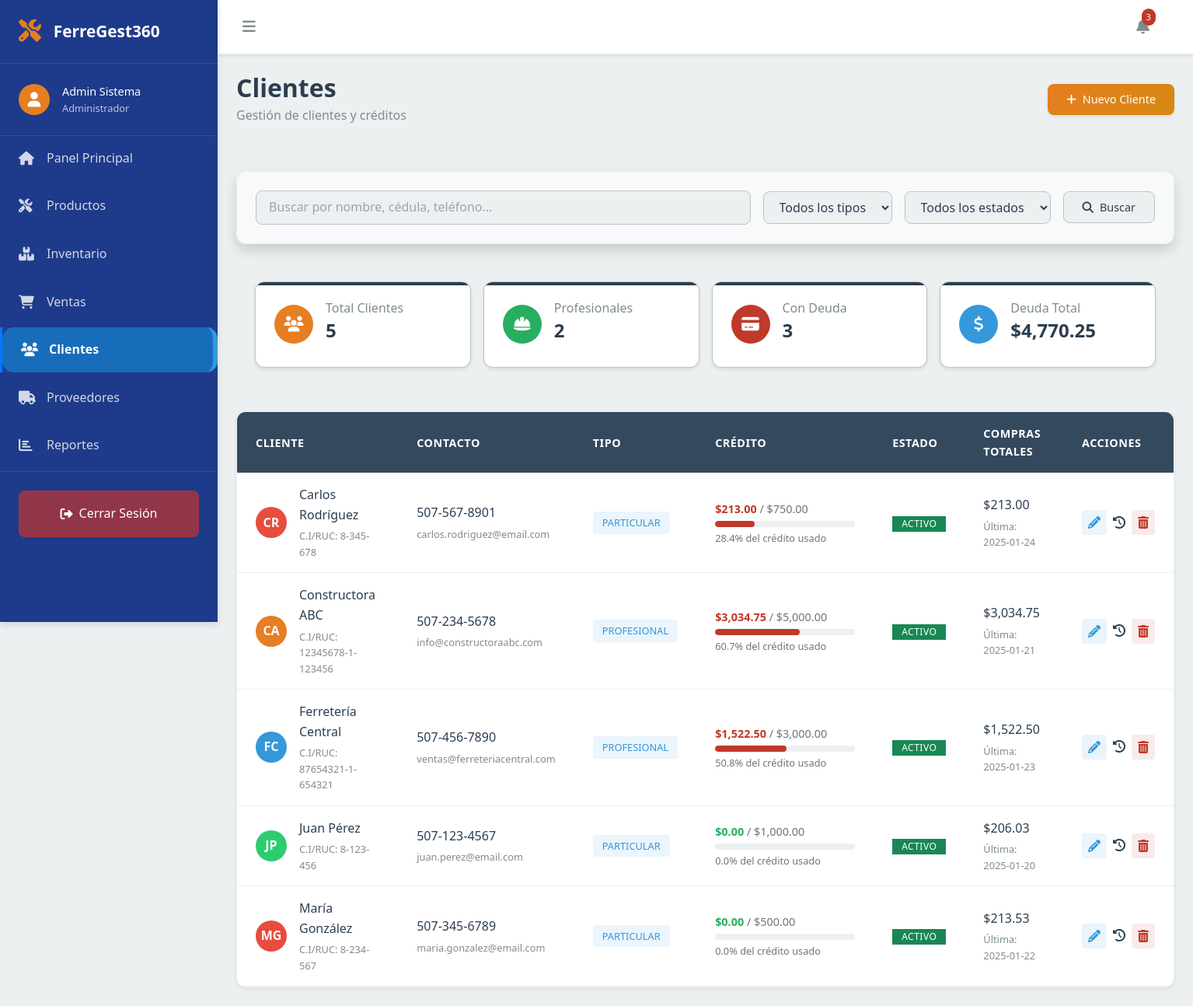
/public/clientes.php, run on the app's committed database.
### tables this page shows
CREATE TABLE `clientes` (
  `id` int(11) NOT NULL,
  `empresa_id` int(11) NOT NULL,
  `codigo` varchar(20) DEFAULT NULL,
  `tipo_cliente` enum('natural','juridico') NOT NULL,
  `cedula_ruc` varchar(20) DEFAULT NULL,
  `nombre` varchar(150) NOT NULL,
  `razon_social` varchar(200) DEFAULT NULL,
  `direccion` text DEFAULT NULL,
  `telefono` varchar(20) DEFAULT NULL,
  `email` varchar(100) DEFAULT NULL,
  `limite_credito` decimal(10,2) DEFAULT 0.00,
  `dias_credito` int(11) DEFAULT 0,
  `descuento_porcentaje` decimal(5,2) DEFAULT 0.00,
  `activo` tinyint(1) DEFAULT 1,
  `fecha_registro` timestamp NOT NULL DEFAULT current_timestamp()
);

### public/clientes.php (the view, shortened to what the rows shown need)
<?php
require_once '../config/connection.php';
function obtenerClientesPaginados($empresa_id = 1, $pagina = 1, $por_pagina = 20, $filtros = [])
{
    $offset = ($pagina - 1) * $por_pagina;
    $where_conditions = ["c.empresa_id = ?"];
    $params = [$empresa_id];
    $where_clause = implode(" AND ", $where_conditions);
    $sql = "
    SELECT
        c.id, c.codigo, c.tipo_cliente, c.cedula_ruc, c.nombre, c.razon_social, c.direccion,
        c.telefono, c.email, c.limite_credito, c.dias_credito, c.descuento_porcentaje, c.activo, c.fecha_registro,
        COALESCE(COUNT(fv.id), 0) as total_facturas,
        COALESCE(SUM(CASE WHEN fv.estado = 'pagada' THEN fv.total ELSE 0 END), 0) as total_pagado,
        COALESCE(SUM(CASE WHEN fv.estado IN ('pendiente', 'vencida') THEN fv.total ELSE 0 END), 0) as deuda_actual,
        COALESCE(MAX(fv.fecha_factura), 'N/A') as ultima_compra,
        CASE WHEN c.tipo_cliente = 'juridico' THEN 'Profesional' ELSE 'Particular' END as tipo_cliente_desc,
        CASE WHEN c.activo = 1 THEN 'Activo' ELSE 'Inactivo' END as estado_desc,
        CASE WHEN c.limite_credito > 0 THEN ROUND((COALESCE(SUM(CASE WHEN fv.estado IN ('pendiente', 'vencida') THEN fv.total ELSE 0 END), 0) / c.limite_credito) * 100, 1) ELSE 0 END as porcentaje_credito_usado,
        CASE WHEN c.limite_credito > 0 AND COALESCE(SUM(CASE WHEN fv.estado IN ('pendiente', 'vencida') THEN fv.total ELSE 0 END), 0) > 0 THEN 'danger' WHEN c.limite_credito > 0 AND COALESCE(SUM(CASE WHEN fv.estado IN ('pendiente', 'vencida') THEN fv.total ELSE 0 END), 0) = 0 THEN 'success' ELSE 'secondary' END as estado_credito_clase
    FROM clientes c
    LEFT JOIN facturas_venta fv ON c.id = fv.cliente_id
    WHERE $where_clause
    GROUP BY c.id
    ORDER BY c.nombre ASC
    LIMIT $por_pagina OFFSET $offset";
    try {
        $stmt = ejecutarConsulta($sql, $params);
        return $stmt->fetchAll(PDO::FETCH_ASSOC);
    } catch (Exception $e) {
        return [];
    }
}
include 'partials/head.php';
$pagina_actual = isset($_GET['pagina']) ? (int)$_GET['pagina'] : 1;
$clientes_por_pagina = 20;
$busqueda = isset($_GET['busqueda']) ? trim($_GET['busqueda']) : '';
$tipo_cliente = isset($_GET['tipo_cliente']) ? $_GET['tipo_cliente'] : '';
$estado = isset($_GET['estado']) ? $_GET['estado'] : '';
$filtros = [];
$empresa_id = 1;
$clientes = obtenerClientesPaginados($empresa_id, $pagina_actual, $clientes_por_pagina, $filtros);
include 'partials/head.php';
?>
<body>
    <div id="dashboardScreen" class="dashboard-container">
        <main class="main-content">
            <?php include 'partials/header.php'; ?>
            <div class="content-area">
                <div class="page-header">
                    <div>
                        <h1>Clientes</h1>
                    </div>
                </div>
                <div class="data-table">
                    <?php if (empty($clientes)): ?>
                        <div class="empty-state">
                            <i class="fas fa-users fa-3x text-muted mb-3"></i>
                            <h3>No se encontraron clientes</h3>
                            <p>No hay clientes que coincidan con los filtros aplicados.</p>
                            <?php if (!empty($busqueda) || !empty($tipo_cliente) || $estado !== ''): ?>
                                <a href="clientes.php" class="btn-primary">Ver todos los clientes</a>
                            <?php endif; ?>
                        </div>
                    <?php else: ?>
                        <table>
                            <thead>
                                <tr>
                                    <th>Cliente</th>
                                    <th>Contacto</th>
                                    <th>Tipo</th>
                                    <th>Crédito</th>
                                    <th>Estado</th>
                                    <th>Compras Totales</th>
                                    <th>Acciones</th>
                                </tr>
                            </thead>
                            <tbody>
                                <?php foreach ($clientes as $cliente): ?>
                                    <tr>
                                        <td>
                                            <div class="client-cell">
                                                <?php
                                                $nombre_cliente = $cliente['nombre'];
                                                $iniciales = '';
                                                $palabras = explode(' ', trim($nombre_cliente));
                                                if (count($palabras) >= 2) {
                                                    $iniciales = strtoupper(substr($palabras[0], 0, 1) . substr(end($palabras), 0, 1));
                                                } elseif (!empty($palabras[0])) {
                                                    $iniciales = strtoupper(substr($palabras[0], 0, 1));
                                                } else {
                                                    $iniciales = '?';
                                                }
                                                $hash = crc32($cliente['id']);
                                                $colors = ['#e67e22', '#3498db', '#2ecc71', '#9b59b6', '#f1c40f', '#1abc9c', '#e74c3c'];
                                                $avatar_color = $colors[abs($hash) % count($colors)];
                                                ?>
                                                <div class="client-avatar"
                                                    style="background-color: <?php echo $avatar_color; ?>;">
                                                    <?php echo $iniciales; ?>
                                                </div>
                                                <div class="product-info">
                                                    <div class="product-name">
                                                        <?php echo htmlspecialchars($nombre_cliente); ?>
                                                    </div>
                                                    <div class="product-desc">
                                                        C.I/RUC:
                                                        <?php echo htmlspecialchars($cliente['cedula_ruc'] ?: 'N/A'); ?>
                                                    </div>
                                                </div>
                                            </div>
                                        </td>
                                        <td>
                                            <div class="product-info">
                                                <div class="product-name">
                                                    <?php echo htmlspecialchars($cliente['telefono'] ?: 'Sin teléfono'); ?>
                                                </div>
                                                <div class="product-desc">
                                                    <?php echo htmlspecialchars($cliente['email'] ?: 'Sin email'); ?>
                                                </div>
                                            </div>
                                        </td>
                                        <td>
                                            <span class="category-badge">
                                                <?php echo $cliente['tipo_cliente_desc']; ?>
                                            </span>
                                        </td>
                                        <td>
                                            <div class="credit-info">
                                                <div class="credit-text">
                                                    <span class="font-bold"
                                                        style="color: var(--<?php echo $cliente['estado_credito_clase']; ?>-color);">$<?php echo number_format($cliente['deuda_actual'], 2); ?></span>
                                                    <span class="text-secondary"> /
                                                        $<?php echo number_format($cliente['limite_credito'], 2); ?></span>
                                                </div>
                                                <div class="progress-container">
                                                    <div class="progress-bar"
                                                        style="width: <?php echo htmlspecialchars($cliente['porcentaje_credito_usado']); ?>%; background-color: var(--<?php echo $cliente['estado_credito_clase']; ?>-color);">
                                                    </div>
                                                </div>
                                                <div class="credit-percentage text-secondary">
                                                    <?php echo htmlspecialchars($cliente['porcentaje_credito_usado']); ?>% del
                                                    crédito usado
                                                </div>
                                            </div>
                                        </td>
                                        <td>
                                            <?php if ($cliente['activo']) : ?>
                                                <span class="badge bg-success">Activo</span>
                                            <?php else : ?>
                                                <span class="badge bg-secondary">Inactivo</span>
                                            <?php endif; ?>
                                        </td>
                                        <td>
                                            <div class="product-info">
                                                <div class="product-name">
                                                    $<?php echo number_format($cliente['total_pagado'] + $cliente['deuda_actual'], 2); ?>
                                                </div>
                                                <div class="product-desc">
                                                    <?php if ($cliente['ultima_compra'] !== 'N/A'): ?>
                                                        Última: <?php echo date('Y-m-d', strtotime($cliente['ultima_compra'])); ?>
                                                    <?php else: ?>
                                                        Sin compras
                                                    <?php endif; ?>
                                                </div>
                                            </div>
                                        </td>
                                        <td>
                                            <div class="action-buttons">
                                                <button class="btn-edit" onclick="editarCliente(<?php echo $cliente['id']; ?>)"
                                                    title="Editar Cliente">
                                                    <i class="fas fa-pencil-alt"></i>
                                                </button>
                                                <button class="btn-history"
                                                    onclick="verHistorialCliente(<?php echo $cliente['id']; ?>)"
                                                    title="Ver Historial de Compras">
                                                    <i class="fas fa-history"></i>
                                                </button>
                                                <button class="btn-delete"
                                                    onclick="eliminarCliente(<?php echo $cliente['id']; ?>, <?php echo json_encode($cliente['nombre']); ?>)"
                                                    title="Desactivar Cliente">
                                                    <i class="fas fa-trash-alt"></i>
                                                </button>
                                            </div>
                                        </td>
                                    </tr>
                                <?php endforeach; ?>
                            </tbody>
                        </table>
                    <?php endif; ?>
                </div>
            </div>
        </main>
    </div>
</body>
</html>

### data on the page
clientes: nombre "CR", nombre "Carlos Rodríguez", cedula_ruc "8-345-678", telefono "507-567-8901", email "carlos.rodriguez@email.com", tipo_cliente_desc "PARTICULAR", deuda_actual "213.00", limite_credito "750.00", porcentaje_credito_usado "28.4", activo "ACTIVO", ultima_compra "2025-01-24"
clientes: nombre "CA", nombre "Constructora ABC", cedula_ruc "12345678-1-123456", telefono "507-234-5678", email "info@constructoraabc.com", tipo_cliente_desc "PROFESIONAL", deuda_actual "3,034.75", limite_credito "5,000.00", porcentaje_credito_usado "60.7", activo "ACTIVO", ultima_compra "2025-01-21"
clientes: nombre "FC", nombre "Ferretería Central", cedula_ruc "87654321-1-654321", telefono "507-456-7890", email "ventas@ferreteriacentral.com", tipo_cliente_desc "PROFESIONAL", deuda_actual "1,522.50", limite_credito "3,000.00", porcentaje_credito_usado "50.8", activo "ACTIVO", ultima_compra "2025-01-23"
clientes: nombre "JP", nombre "Juan Pérez", cedula_ruc "8-123-456", telefono "507-123-4567", email "juan.perez@email.com", tipo_cliente_desc "PARTICULAR", deuda_actual "0.00", limite_credito "1,000.00", porcentaje_credito_usado "0.0", activo "ACTIVO", deuda_actual "206.03", ultima_compra "2025-01-20"
clientes: nombre "MG", nombre "María González", cedula_ruc "8-234-567", telefono "507-345-6789", email "maria.gonzalez@email.com", tipo_cliente_desc "PARTICULAR", deuda_actual "0.00", limite_credito "500.00", porcentaje_credito_usado "0.0", activo "ACTIVO", deuda_actual "213.53", ultima_compra "2025-01-22"

### other printed values
$stats_clientes['total_clientes'] "5"
$stats_clientes['clientes_juridicos'] "2"
$clientes_con_deuda "3"
$deuda_total "4,770.25"
